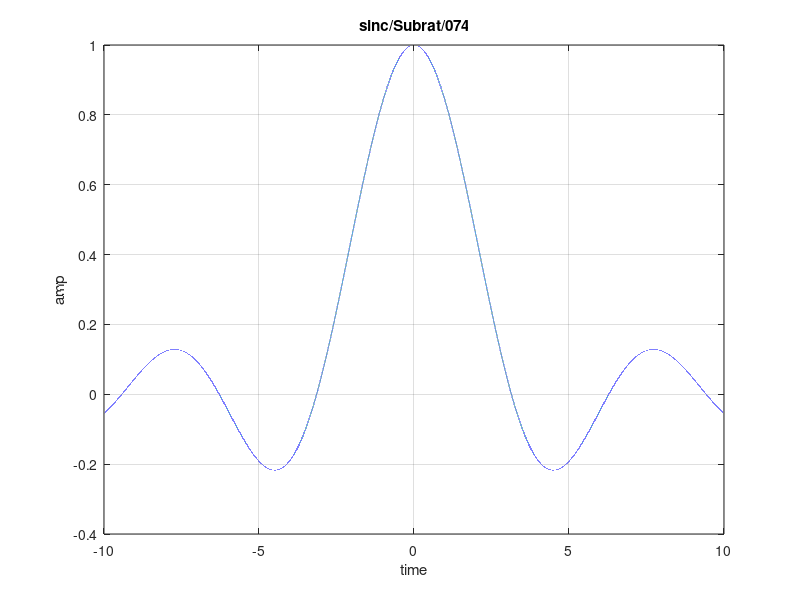

Here is the MATLAB script that generated this plot:
%construct  a continuous sinc signal

clc;
close  all;
clear all;
t = -10:0.0001:10;
y = sin(t)./t;
plot (t, y);
xlabel('time');
ylabel('amp');
title('sinc/Subrat/074');
grid on;
